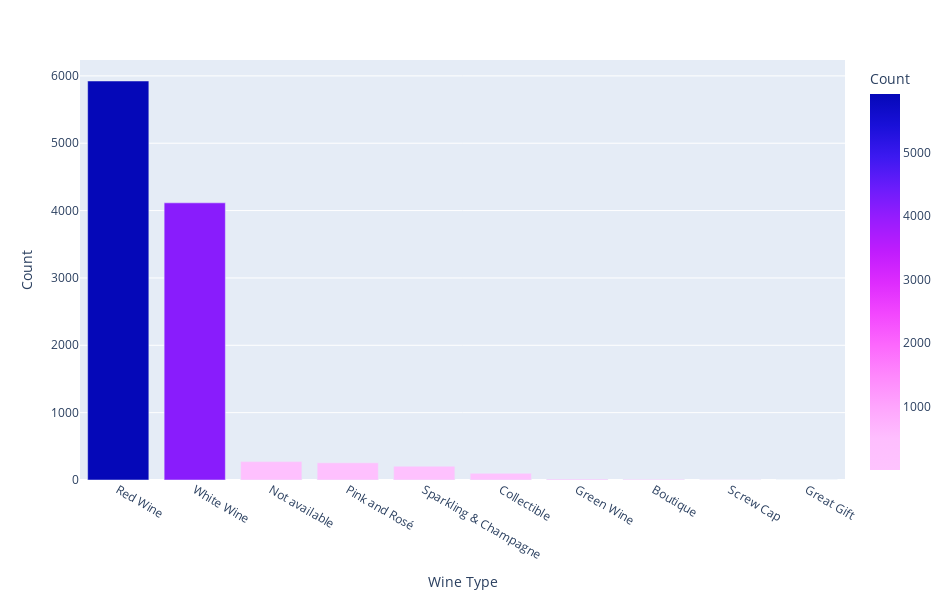

Notebook source saved alongside this figure:
### Markdown cell above
### What is the most wine in the store?

### Code cell
most_frequent('Wine type')

### Figure 1 — Plotly figure (JSON) as saved in the notebook; plotly's stock layout.template omitted (floating-point values rounded to 4 significant figures)
{"data": [{"alignmentgroup": "True", "hovertemplate": "Wine type=%{x}<br>Count=%{marker.color}<extra></extra>", "legendgroup": "", "marker": {"color": [5924, 4115, 273, 255, 205, 99, 14, 11, 4, 1], "coloraxis": "coloraxis", "pattern": {"shape": ""}}, "name": "", "offsetgroup": "", "orientation": "v", "showlegend": false, "textposition": "auto", "type": "bar", "x": ["Red Wine", "White Wine", "Not available", "Pink and Rosé", "Sparkling & Champagne", "Collectible", "Green Wine", "Boutique", "Screw Cap", "Great Gift"], "xaxis": "x", "y": [5924, 4115, 273, 255, 205, 99, 14, 11, 4, 1], "yaxis": "y"}], "layout": {"autosize": false, "barmode": "relative", "coloraxis": {"colorbar": {"title": {"text": "Count"}}, "colorscale": [[0, "#fec3fe"], [0.08333, "#febefe"], [0.1667, "#fea5fd"], [0.25, "#fe88fc"], [0.3333, "#fc67fd"], [0.4167, "#f246fe"], [0.5, "#dd2bfd"], [0.5833, "#bf1cfd"], [0.6667, "#981cfd"], [0.75, "#6b1cfb"], [0.8333, "#3c19f0"], [0.9167, "#1910d8"], [1, "#0508b8"]]}, "height": 600, "legend": {"tracegroupgap": 0}, "margin": {"t": 60}, "width": 950, "xaxis": {"anchor": "y", "domain": [0, 1], "title": {"text": "Wine Type"}}, "yaxis": {"anchor": "x", "domain": [0, 1], "title": {"text": "Count"}}}}
